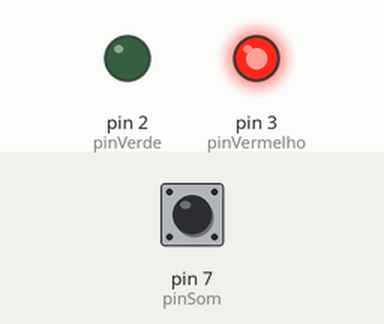
This sketch was run on a simulated Arduino Uno, built with avr-gcc and run on an emulated ATmega328P. Parts: output pins drawn as LEDs (lit = HIGH). The inputs (shaded band) are chosen by the test bench; at power-on: pin 7 (pinSom) HIGH.

Above: at 1.2 s.
1.3 s: pin 7 (pinSom) pulsed LOW 2 times (0.12 s each, 0.3 s apart)
At 2.9 s:
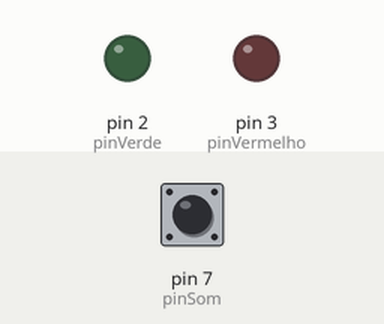
Timing chart, 0 to 4.4 s (numbered marks = the images above; inputs shaded):
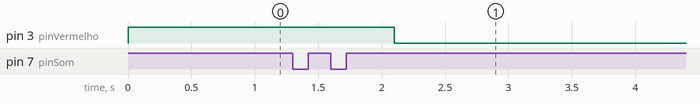

The sketch:

SensorPalmas.ino
```cpp
#define pinSom 7
#define pinVerde 2
#define pinVermelho 3
#define tempoMaximoDeUmaPalma 150
#define tempoMaximoEntrePalmas 500

int contaPalmas = 0;
long tempoEspera = 0;
long tempoEsperaEntrePalmas = 0;

void setup() {

  pinMode(pinSom, INPUT);
  pinMode(pinVerde, OUTPUT);
  pinMode(pinVermelho, OUTPUT);

  digitalWrite(pinVermelho, HIGH);

}

void loop() {

  int sensorSom = digitalRead(pinSom);

  if(sensorSom == LOW){

    if(tempoEspera == 0){

      tempoEspera = tempoEsperaEntrePalmas = millis();
      contaPalmas++;

    } else if ((millis() - tempoEspera) >= tempoMaximoDeUmaPalma) {

      tempoEspera = 0;

    }

  }

  if ( (contaPalmas != 0) && ((millis() - tempoEsperaEntrePalmas) > 500) ){

    executarAcao();
    contaPalmas = 0;
    tempoEsperaEntrePalmas = millis();

  }

}

void executarAcao() {

  switch (contaPalmas) {

    case 2:

      digitalWrite(pinVermelho, digitalRead(pinVerde));
      digitalWrite(pinVerde, digitalRead(pinVermelho));

  }

}
```

Measured:
- after the input at 1.3 s, pin 3 (pinVermelho): HIGH → LOW after 0.80 s
